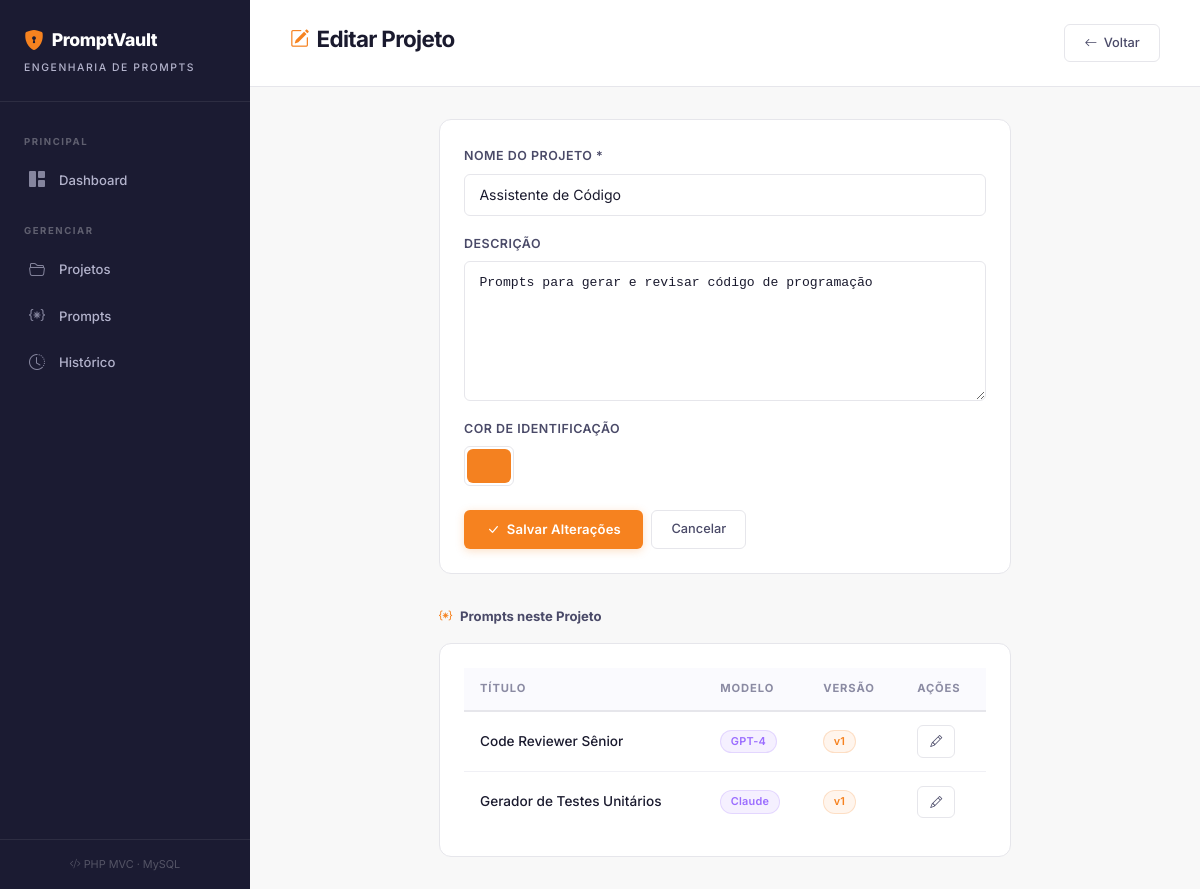
The app's page /index.php?url=projetos/editar/1 with its own data.
### tables this page shows
CREATE TABLE IF NOT EXISTS projetos (
    id INT AUTO_INCREMENT PRIMARY KEY,
    nome VARCHAR(150) NOT NULL,
    descricao TEXT,
    cor VARCHAR(7) DEFAULT '#f48120',
    criado_em DATETIME DEFAULT CURRENT_TIMESTAMP,
    atualizado_em DATETIME DEFAULT CURRENT_TIMESTAMP ON UPDATE CURRENT_TIMESTAMP
);

CREATE TABLE IF NOT EXISTS prompts (
    id INT AUTO_INCREMENT PRIMARY KEY,
    projeto_id INT NOT NULL,
    titulo VARCHAR(200) NOT NULL,
    conteudo TEXT NOT NULL,
    modelo_ia VARCHAR(50) DEFAULT 'GPT-4',
    tags VARCHAR(255),
    versao INT DEFAULT 1,
    criado_em DATETIME DEFAULT CURRENT_TIMESTAMP,
    atualizado_em DATETIME DEFAULT CURRENT_TIMESTAMP ON UPDATE CURRENT_TIMESTAMP,
    FOREIGN KEY (projeto_id) REFERENCES projetos(id) ON DELETE CASCADE
);

### app/controllers/ProjetosController.php (called while the page is built, shortened)
<?php
class ProjetosController extends BaseController
{
    private Projeto $model;
    public function __construct()
    {
        $this->model = new Projeto();
    }
    public function editar($id = null): void
    {
        $projeto = $this->model->findByIdWithPrompts((int) $id);
        $data = [
            'pageTitle' => 'Editar Projeto',
            'projeto'   => $projeto,
        ];
        $this->view('projetos/editar', $data);
    }
}

### config/db.php (called while the page is built, shortened)
<?php
function getConnection(): PDO
{
    $dsn = "mysql:host=" . DB_HOST . ";dbname=" . DB_NAME . ";charset=" . DB_CHARSET;
    $options = [
        PDO::ATTR_ERRMODE            => PDO::ERRMODE_EXCEPTION,
        PDO::ATTR_DEFAULT_FETCH_MODE => PDO::FETCH_ASSOC,
        PDO::ATTR_EMULATE_PREPARES   => false,
    ];
    try {
        return new PDO($dsn, DB_USER, DB_PASS, $options);
    } catch (PDOException $e) {
        die('<div style="background:#1a1a2e;color:#ff6b6b;padding:2rem;font-family:monospace;border-radius:12px;margin:2rem;">
            <h2>⚠️ Erro de Conexão com o Banco de Dados</h2>
            <p>' . $e->getMessage() . '</p>
            <p style="color:#aaa;">Verifique se o MySQL está rodando e se o banco <code>cofre_prompts</code> foi criado.</p>
        </div>');
    }
}

### app/models/BaseModel.php (called while the page is built, shortened)
<?php
class BaseModel
{
    protected PDO $db;
    protected string $table;
    public function __construct()
    {
        $this->db = getConnection();
    }
    public function findById(int $id): ?array
    {
        $stmt = $this->db->prepare("SELECT * FROM {$this->table} WHERE id = :id");
        $stmt->execute(['id' => $id]);
        $result = $stmt->fetch();
        return $result ?: null;
    }
}

### app/models/Projeto.php (called while the page is built, shortened)
<?php
class Projeto extends BaseModel
{
    public function findByIdWithPrompts(int $id): ?array
    {
        $projeto = $this->findById($id);
        if ($projeto) {
            $stmt = $this->db->prepare("SELECT * FROM prompts WHERE projeto_id = :id ORDER BY atualizado_em DESC");
            $stmt->execute(['id' => $id]);
            $projeto['prompts'] = $stmt->fetchAll();
        }
        return $projeto;
    }
}

### app/views/projetos/editar.php (the view)
<?php require_once 'app/views/layout/header.php'; ?>
<div class="top-bar">
    <h1><i class="bi bi-pencil-square"></i> Editar Projeto</h1>
    <a href="<?= BASE_URL ?>index.php?url=projetos" class="btn-outline"><i class="bi bi-arrow-left"></i> Voltar</a>
</div>
<div class="content-wrap">
<div class="row justify-content-center">
    <div class="col-md-8">
        <div class="cf-card">
            <form action="<?= BASE_URL ?>index.php?url=projetos/atualizar/<?= $projeto['id'] ?>" method="POST" class="cf-form">
                <div class="mb-3">
                    <label class="form-label">Nome do Projeto *</label>
                    <input type="text" name="nome" class="form-control" value="<?= htmlspecialchars($projeto['nome']) ?>" required>
                </div>
                <div class="mb-3">
                    <label class="form-label">Descrição</label>
                    <textarea name="descricao" class="form-control" rows="3"><?= htmlspecialchars($projeto['descricao'] ?? '') ?></textarea>
                </div>
                <div class="mb-4">
                    <label class="form-label">Cor de Identificação</label>
                    <input type="color" name="cor" value="<?= htmlspecialchars($projeto['cor']) ?>" class="form-control form-control-color" style="width: 50px; height: 40px; padding: 2px; border-radius: var(--radius-sm);">
                </div>
                <div class="d-flex gap-2">
                    <button type="submit" class="btn-cf"><i class="bi bi-check-lg"></i> Salvar Alterações</button>
                    <a href="<?= BASE_URL ?>index.php?url=projetos" class="btn-outline">Cancelar</a>
                </div>
            </form>
        </div>
        <?php if (!empty($projeto['prompts'])): ?>
        <div class="section-title" style="margin-top: 2rem;">
            <i class="bi bi-braces-asterisk"></i> Prompts neste Projeto
        </div>
        <div class="cf-card">
            <table class="cf-table">
                <thead><tr><th>Título</th><th>Modelo</th><th>Versão</th><th>Ações</th></tr></thead>
                <tbody>
                <?php foreach ($projeto['prompts'] as $pr): ?>
                <tr>
                    <td style="font-weight: 500;"><?= htmlspecialchars($pr['titulo']) ?></td>
                    <td><span class="badge-cf badge-model"><?= htmlspecialchars($pr['modelo_ia']) ?></span></td>
                    <td><span class="badge-cf badge-version">v<?= $pr['versao'] ?></span></td>
                    <td>
                        <a href="<?= BASE_URL ?>index.php?url=prompts/editar/<?= $pr['id'] ?>" class="btn-outline btn-sm"><i class="bi bi-pencil"></i></a>
                    </td>
                </tr>
                <?php endforeach; ?>
                </tbody>
            </table>
        </div>
        <?php endif; ?>
    </div>
</div>
</div>
<?php require_once 'app/views/layout/footer.php'; ?>

### records on screen
projetos: nome "Assistente de Código", descricao "Prompts para gerar e revisar código de programação", cor "#f48120"
prompts: titulo "Code Reviewer Sênior", modelo_ia "GPT-4", versao "1"
prompts: titulo "Gerador de Testes Unitários", modelo_ia "Claude", versao "1"
